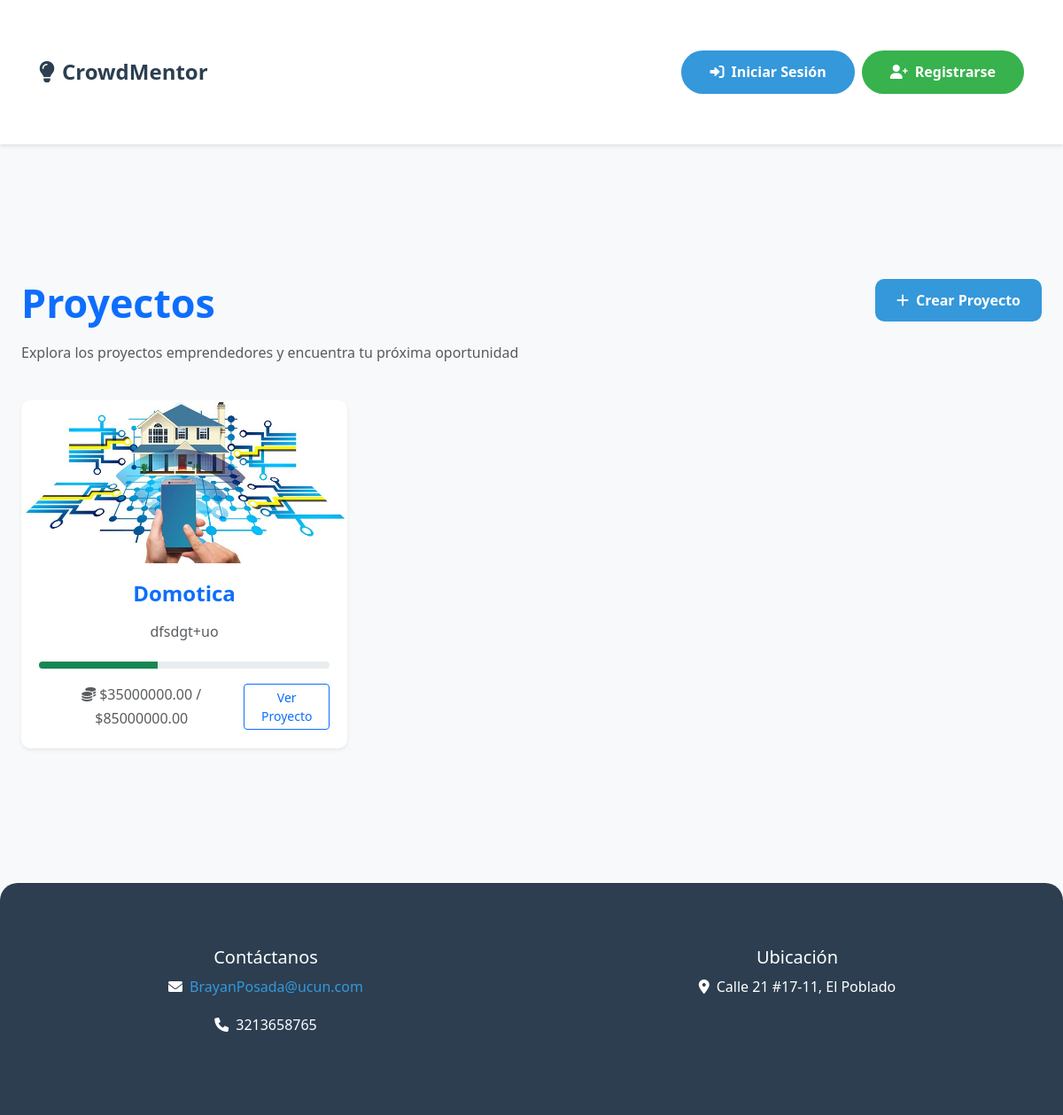
The app's page /projects/, older data.
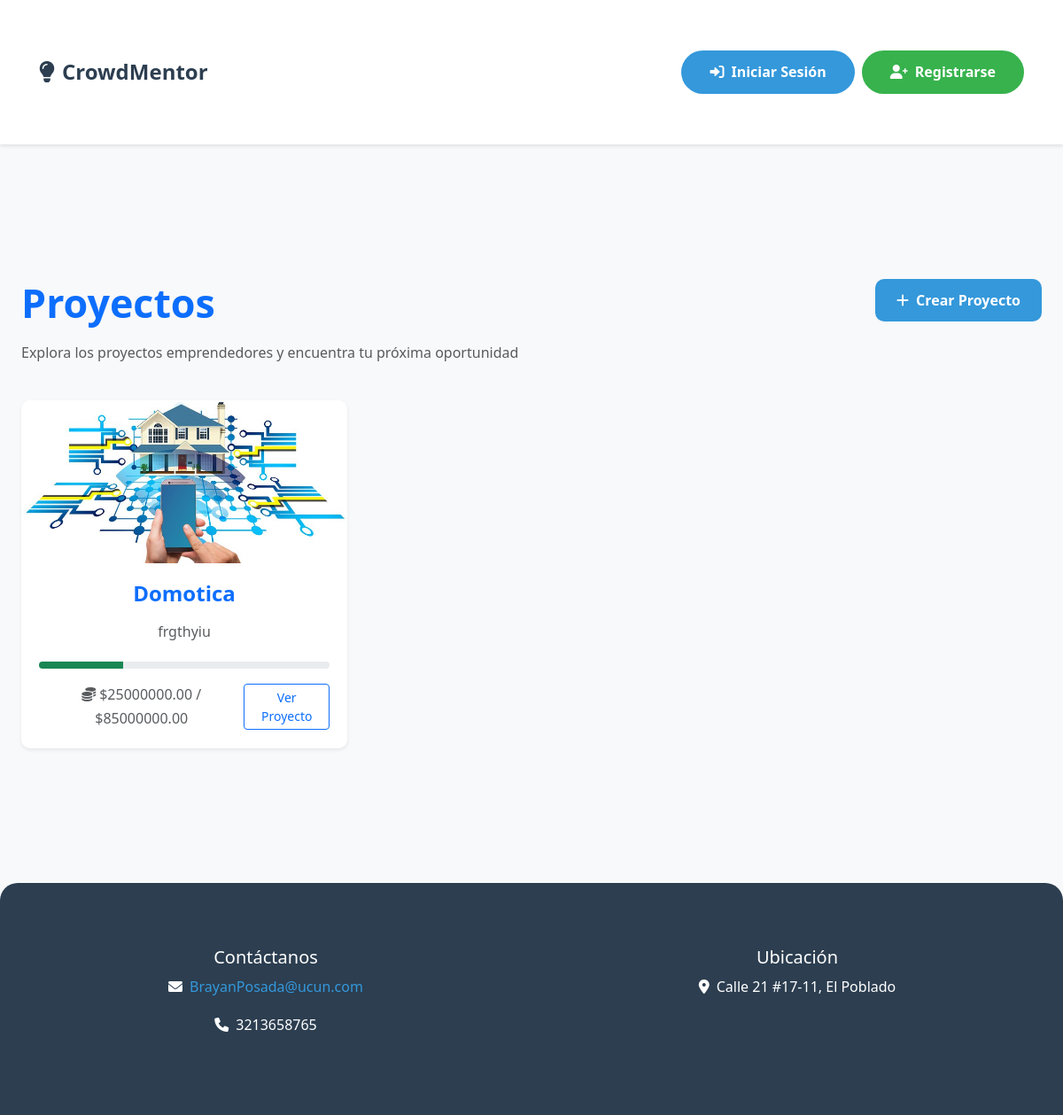
The same page, newer data.
### core/models.py (models this page shows, shortened)
class Project(models.Model):
    title = models.CharField(max_length=200)
    description = models.TextField()
    owner = models.ForeignKey(User, on_delete=models.CASCADE, related_name='projects')
    funding_goal = models.DecimalField(max_digits=10, decimal_places=2)
    amount_raised = models.DecimalField(max_digits=10, decimal_places=2, default=0)
    created_at = models.DateTimeField(default=timezone.now)
    image = models.ImageField(upload_to='projects/', blank=True, null=True)
    is_active = models.BooleanField(default=True)

### core/views.py (the view)
# urls.py: path('projects/', views.project_list, name='project_list'),
def project_list(request):
    projects = Project.objects.filter(is_active=True)
    return render(request, 'project_list.html', {'projects': projects})

### core/templates/project_list.html (shortened to what this page needs)
{% extends 'base.html' %}
{% load static %}
{% block content %}
<div class="container py-5">
    <div class="row mb-4">
        <div class="col-md-8">
            <h1 class="text-primary mb-3">Proyectos</h1>
            <p class="text-muted">Explora los proyectos emprendedores y encuentra tu próxima oportunidad</p>
        </div>
        <div class="col-md-4 text-end">
            <a href="{% url 'project_create' %}" class="btn btn-primary">
                <i class="fas fa-plus me-2"></i>Crear Proyecto
            </a>
        </div>
    </div>
    <div class="row g-4">
        {% for project in projects %}
            <div class="col-md-6 col-lg-4 animate__animated animate__fadeInUp delay-{{ forloop.counter0 }}">
                <div class="card h-100 border-0 shadow-sm">
                    {% if project.image %}
                        <img src="{{ project.image.url }}" class="card-img-top" alt="{{ project.title }}">
                    {% else %}
                        <div class="card-img-top bg-light d-flex align-items-center justify-content-center" style="height: 200px;">
                            <i class="fas fa-image fa-3x text-muted"></i>
                        </div>
                    {% endif %}
                    <div class="card-body">
                        <h5 class="card-title text-primary">{{ project.title }}</h5>
                        <p class="card-text text-muted">{{ project.description|truncatewords:30 }}</p>
                        <div class="progress mb-3" style="height: 8px;">
                            <div class="progress-bar bg-success" role="progressbar"
                                 style="width: {% widthratio project.amount_raised|default:0 project.funding_goal 100 %}%">
                            </div>
                        </div>
                        <div class="d-flex justify-content-between align-items-center">
                            <span class="text-muted">
                                <i class="fas fa-coins me-1"></i>${{ project.amount_raised|default:0 }} / ${{ project.funding_goal }}
                            </span>
                            <a href="{% url 'project_detail' project.id %}" class="btn btn-outline-primary btn-sm">
                                Ver Proyecto
                            </a>
                        </div>
                    </div>
                </div>
            </div>
        {% endfor %}
    </div>
</div>
{% endblock %}

Row changes from the older to the newer data that the page shows:
changed Project "Domotica": description "dfsdgt+uo" → "frgthyiu"; amount_raised "35000000.00" → "25000000.00"
